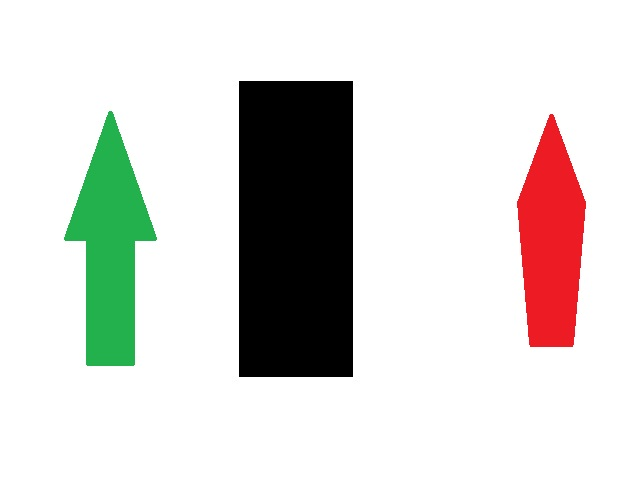
#> input picture ComputerVisionTrainneProgram/T038/Imagens/original.jpg, 640 x 480 px
$ python main.py
#> lines starting #> are read from the running program, lines starting #| are printed output that depends on the picture; after the words box and inside, x2 and y2 are one past the last pixel; in counts of white or black regions, pixels touching at a corner belong together
import cv2 as cv
import numpy as np
import matplotlib.pyplot as plt

if __name__ == '__main__':
    # ler imagem 320x240
    img = cv.imread('Imagens/original.jpg')
#> img is the input picture: shape (480, 640, 3); mean B, G, R 211.6, 215.3, 217.2

    # transforma para níveis de cinza
    img_grayscale = cv.cvtColor(img, cv.COLOR_BGR2GRAY)
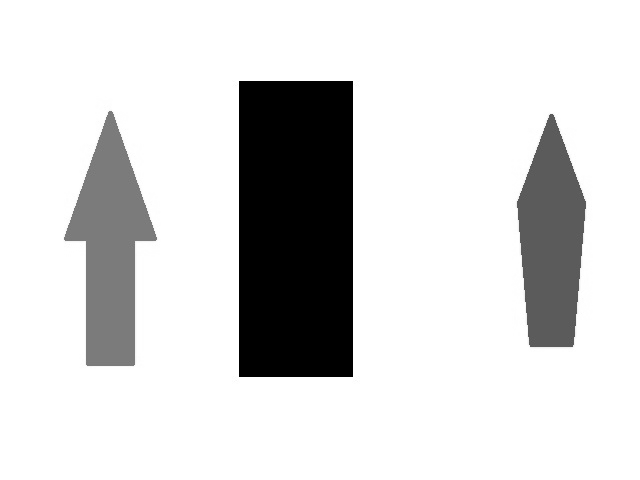
#> img_grayscale: shape (480, 640); min 0, max 255, mean 215.5

    # Limiarização de Otsu
    _, img_lim_otsu = cv.threshold(img_grayscale, 0, 255, cv.THRESH_BINARY_INV + cv.THRESH_OTSU)
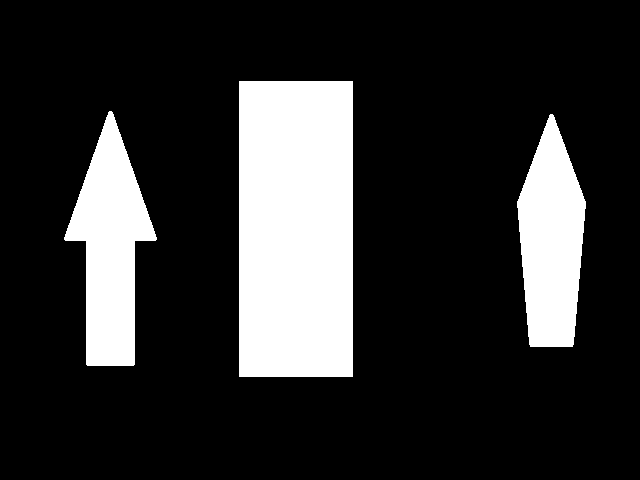
#> img_lim_otsu: shape (480, 640); 18.8% white; 3 white regions, box (x1, y1, x2, y2) and area: (239, 81, 353, 377) 33744, (64, 111, 157, 366) 12521, (517, 114, 586, 347) 11386

    # Elemento estruturante
    kernels = [cv.MORPH_RECT, cv.MORPH_ELLIPSE, cv.MORPH_CROSS]

    # Dilatação
    titulos = ['kernel retangular', 'kernel elíptico', 'kernel em cruz']
    for i, elemento in enumerate(kernels):
        kernel = cv.getStructuringElement(elemento, (7,7))
        img_dilatada = cv.dilate(img_lim_otsu, kernel, iterations=5)
        cv.imshow(titulos[i], img_dilatada)
        cv.waitKey(10)
#> this loop made 3 passes
#> pass 1, `img_dilatada = cv.dilate(img_lim_otsu, kernel, iterations=5)`:
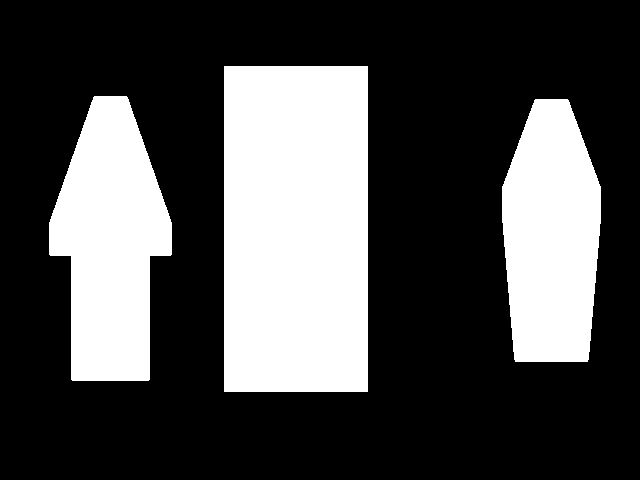
#> img_dilatada: shape (480, 640); 30% white; 3 white regions, box (x1, y1, x2, y2) and area: (224, 66, 368, 392) 46944, (49, 96, 172, 381) 23861, (502, 99, 601, 362) 21346
#> pass 2, `img_dilatada = cv.dilate(img_lim_otsu, kernel, iterations=5)`:
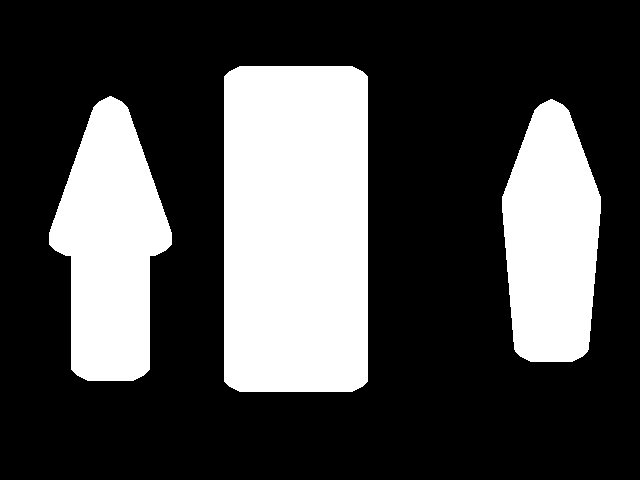
#> img_dilatada: shape (480, 640); 29.1% white; 3 white regions, box (x1, y1, x2, y2) and area: (224, 66, 368, 392) 46664, (49, 96, 172, 381) 22501, (502, 99, 601, 362) 20146
#> pass 3, `img_dilatada = cv.dilate(img_lim_otsu, kernel, iterations=5)`:
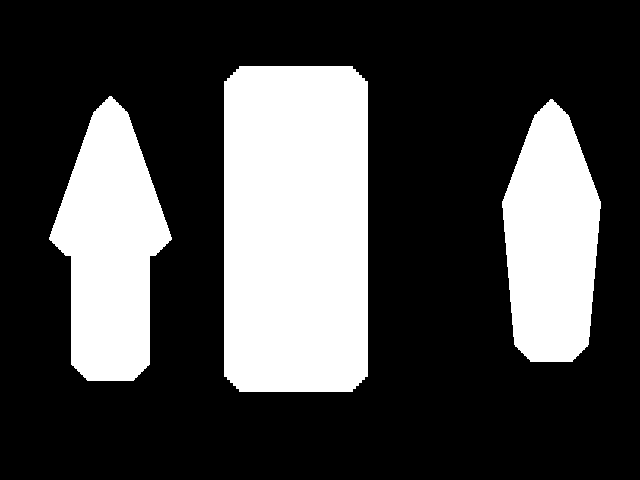
#> img_dilatada: shape (480, 640); 28.5% white; 3 white regions, box (x1, y1, x2, y2) and area: (224, 66, 368, 392) 46404, (49, 96, 172, 381) 21701, (502, 99, 601, 362) 19456

    # mostra imagem original e resuldados
    cv.imshow('Imagem original', img)
    cv.imshow('Imagem cinza', img_grayscale)
    cv.imshow('Imagem Limiarização Otsu', img_lim_otsu)
    cv.waitKey(0)
